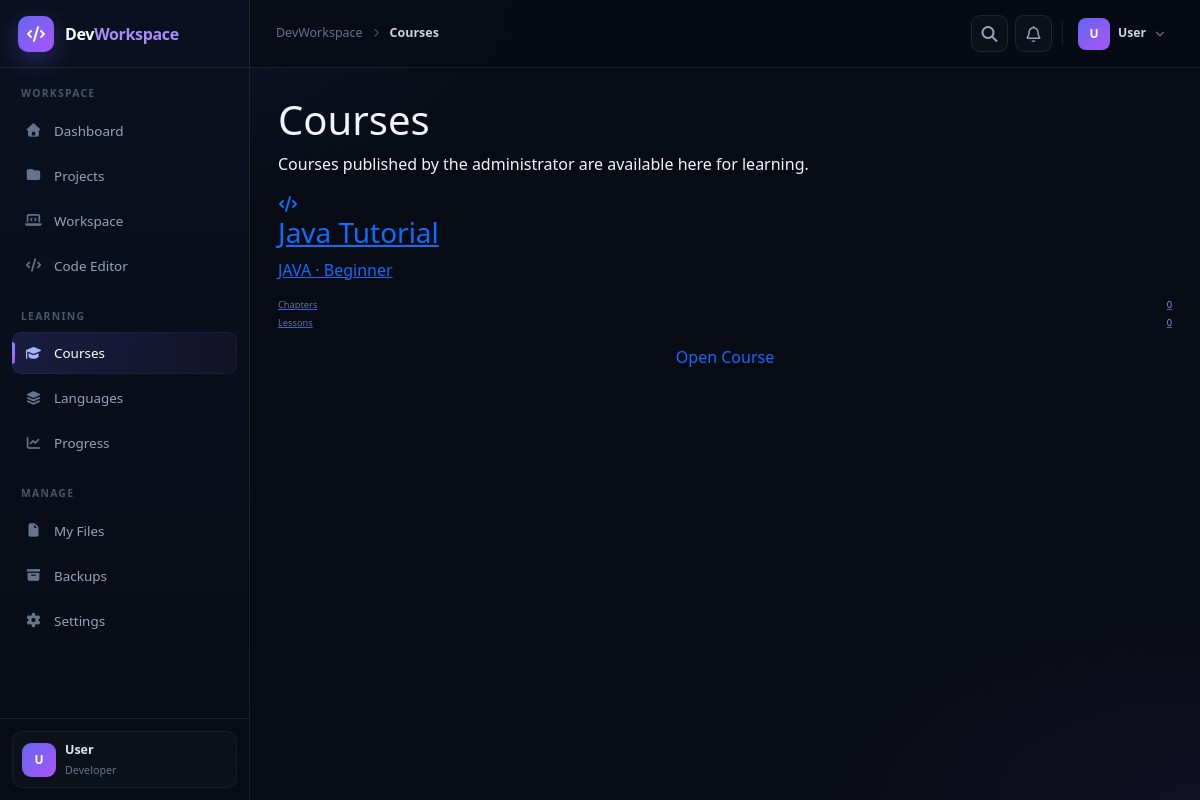
Page /dashboard/courses (signed in) on the committed database.
### models/admin_content.py (models this page shows)
class Course(db.Model):
    __tablename__ = "courses"
    id = db.Column(db.Integer, primary_key=True)
    language_id = db.Column(db.Integer, db.ForeignKey("languages.id"), nullable=False)
    title = db.Column(db.String(160), nullable=False)
    slug = db.Column(db.String(180), unique=True, nullable=False)
    description = db.Column(db.Text, default="", nullable=False)
    level = db.Column(db.String(30), default="beginner", nullable=False)
    status = db.Column(db.String(20), default="draft", nullable=False)
    created_at = db.Column(db.DateTime, default=datetime.utcnow, nullable=False)
    language = db.relationship("Language", back_populates="courses")
    chapters = db.relationship(
        "Chapter",
        back_populates="course",
        cascade="all, delete-orphan",
        order_by="Chapter.order_no",
    )

class Language(db.Model):
    __tablename__ = "languages"
    id = db.Column(db.Integer, primary_key=True)
    name = db.Column(db.String(100), unique=True, nullable=False)
    slug = db.Column(db.String(120), unique=True, nullable=False)
    version = db.Column(db.String(50), default="1.0", nullable=False)
    description = db.Column(db.Text, default="", nullable=False)
    category = db.Column(db.String(50), default="programming", nullable=False)
    icon = db.Column(db.String(120), default="fa-solid fa-code", nullable=False)
    status = db.Column(db.String(20), default="published", nullable=False)
    created_at = db.Column(db.DateTime, default=datetime.utcnow, nullable=False)
    updated_at = db.Column(
        db.DateTime,
        default=datetime.utcnow,
        onupdate=datetime.utcnow,
        nullable=False,
    )
    courses = db.relationship(
        "Course",
        back_populates="language",
        cascade="all, delete-orphan",
        order_by="Course.title",
    )

### routes/dashboard.py (the view)
@dashboard_bp.route('/courses')
@login_required
def courses():
    return render_template('dashboard/courses.html')

### routes/learning.py (called while the page is built)
@learning_bp.app_context_processor
def inject_published_learning_content():
    try:
        languages = Language.query.filter_by(status="published").order_by(Language.name.asc()).all()
        courses = Course.query.filter_by(status="published").order_by(Course.title.asc()).all()
    except Exception:
        languages, courses = [], []
    return {
        "published_languages": languages,
        "published_courses": courses,
    }

### templates/dashboard/courses.html
{% extends "base_auth.html" %}
{% set active_page='courses' %}
{% block content %}
{% include "partials/user_shell.html" %}
{% block desktop_content %}
<div class="dw-page-head"><div><h1>Courses</h1><p>Courses published by the administrator are available here for learning.</p></div></div>
<div class="dw-grid-3">
{% for course in published_courses %}
<a class="dw-card" href="{{ url_for('learning.course_detail', course_id=course.id) }}">
  <div class="dw-card-icon"><i class="{{ course.language.icon if course.language else 'fa-solid fa-book-open' }}"></i></div>
  <h3>{{ course.title }}</h3>
  <p>{{ course.language.name if course.language else 'Course' }} · {{ course.level|title }}</p>
  <div class="d-flex justify-content-between mt-3"><span style="font-size:.58rem;color:#64748b">Chapters</span><span style="font-size:.58rem;color:#a78bfa">{{ course.chapters|length }}</span></div>
  <div class="d-flex justify-content-between mt-1"><span style="font-size:.58rem;color:#64748b">Lessons</span><span style="font-size:.58rem;color:#a78bfa">{% set lc=namespace(v=0) %}{% for ch in course.chapters %}{% set lc.v=lc.v+ch.lessons|length %}{% endfor %}{{ lc.v }}</span></div>
  <span class="dw-btn dw-btn-outline w-100 mt-3 d-inline-flex justify-content-center">Open Course</span>
</a>
{% else %}
<div class="dw-panel" style="grid-column:1/-1"><div class="dw-empty"><i class="fa-solid fa-book-open"></i><h3>No published courses yet</h3><p>Ask the administrator to publish course content or import a Word course.</p></div></div>
{% endfor %}
</div>
{% endblock %}
{% endblock %}

### templates/partials/user_shell.html (style rules this page uses)
:root { --dw-bg: #070b14; --dw-sidebar: #0b1020; --dw-border: rgba(255,255,255,.08); --dw-text: #f1f5f9; --dw-muted: #94a3b8; --dw-primary: #818cf8; --dw-purple: #a855f7; --dw-sidebar-width: 250px; --dw-header-height: 68px; }

### rows in the picture
Course: title "Java Tutorial", language "JAVA", level "Beginner", chapters|length "0", v "0"
